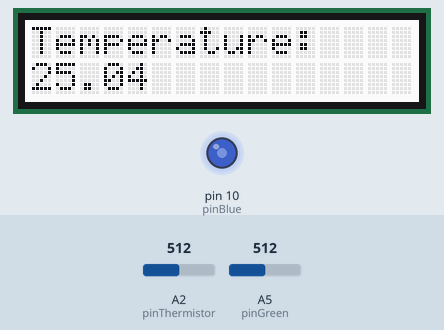
Bench run of a sketch on a simulated Arduino Uno, built with avr-gcc and run on an emulated ATmega328P. Shown: 16×2 character LCD, output pins drawn as LEDs (lit = HIGH). The test bench sets the inputs (shaded band); at power-on: A2 (pinThermistor) = 512, A5 (pinGreen) = 512. What the sketch prints to the serial monitor is not drawn.

Above: at 1.6 s.
1.7 s: A2 (pinThermistor) set to 716
At 3.0 s:
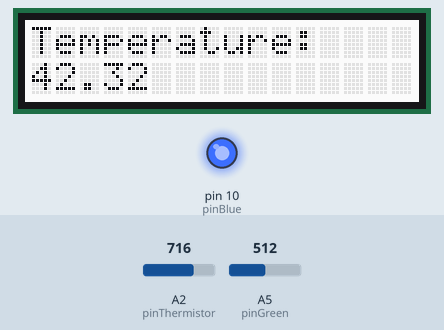
3.5 s: A2 (pinThermistor) set to 900
At 4.5 s:
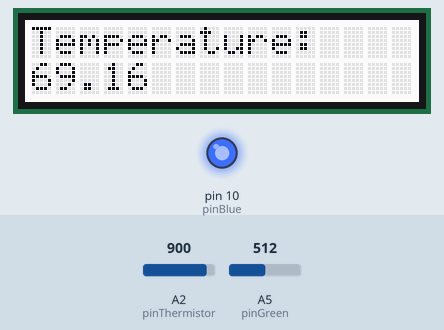
5.5 s: A2 (pinThermistor) set to 1007
At 7.2 s:
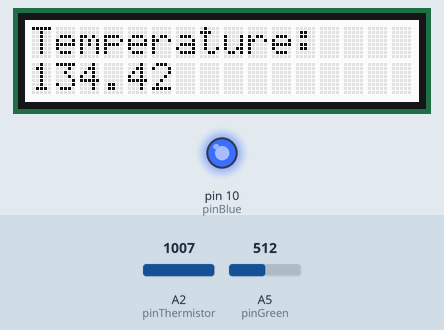
7.5 s: A2 (pinThermistor) set to 1023
At 8.8 s:
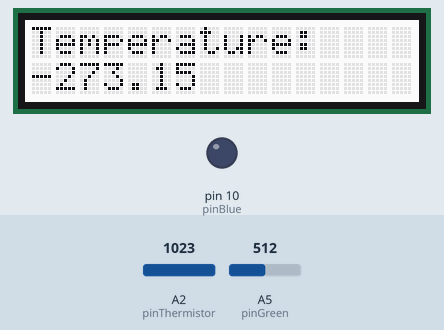
Timing chart, 0 to 10.5 s (numbered marks = the images above; inputs shaded):
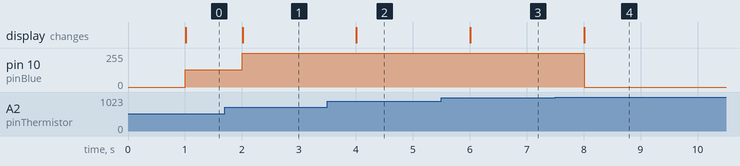

The sketch:

PID.ino
```cpp
#include <math.h>
#include <Wire.h>
#include "rgb_lcd.h"

struct Timer
{
  void update();
  void (*func)();
  unsigned long duration;
  unsigned long time;
  unsigned long oldTime;
};

void Timer::update()
{
  auto newTime = millis();

  // the variables overflowing is not a problem: if newTime > oldTime, the result of newTime - oldTime will still be newTime + (maxunsignedlong - oldTime), which gives the right value
  time += newTime - oldTime;
  oldTime = newTime;

  if (time > duration)
  {
    func();
    time -= duration;
  }
}

constexpr double bCustom = 4600;
constexpr double r0 = 100000;

constexpr auto pinThermistor = A2;
constexpr auto pinBlue = 10;
constexpr auto pinGreen = A5;

constexpr auto mainTimerDelay = 1000;

rgb_lcd lcd;

Timer mainTimer;

Timer roundTimer;
int greenState = 0;
int rounds = 0;

struct PidController
{
	double wantedTemp;
	double lastError;
	double sumError;
	double Kp;
	double Ki;
	double Kd;
	int getIntensity(double temp)
	{
		double error = temp - wantedTemp;
		sumError += error;
		int intensity = max(min(128 + (Kp * error + Ki * sumError + Kd * (error - lastError)) * 5, 255), 0);
		lastError = error;
		return intensity;
	}
};

PidController pid;

void loopMain ()
{
  double aCustom = analogRead(pinThermistor);
  double rCustom = (1023.0 / aCustom - 1.0) * r0;
  double tCustom = 1.0 / (log(rCustom / r0) / bCustom + 1.0 / 298.15) - 273.15;

  int rpm = rounds / 4 * 60 * 1000 / mainTimerDelay;
  rounds = 0;

  lcd.setCursor(0, 1);
  lcd.setCursor(0, 1);
  lcd.print(tCustom);

  auto intensity = pid.getIntensity(tCustom);
  analogWrite(pinBlue, intensity);

  //Serial.print(pid.lastError);
  //Serial.print(" ");
  //Serial.print(pid.sumError);
  //Serial.print(" ");
  Serial.print(tCustom);
  //Serial.print(" ");
  //Serial.print(intensity);
  Serial.print(" ");
  Serial.println(rpm);
}


void countRounds()
{
  auto state = analogRead(pinGreen);
  if (state < 500)
  {
    if (greenState > 500)
    {
      greenState = state;
      rounds++;
    }
  }
  else if (state >= 500)
  {
    if (greenState < 500)
    {
      greenState = state;
      rounds++;
    }
  }
}


void setup()
{
  Serial.begin(9600);
  pinMode(pinThermistor, INPUT);
  pinMode(pinGreen, INPUT);
  lcd.begin(16, 2);
  lcd.setRGB(255, 255, 255);
  lcd.print("Temperature:");
  mainTimer.func = loopMain;
  mainTimer.duration = mainTimerDelay;
  roundTimer.func = countRounds;
  roundTimer.duration = 1;
  pid.Kd = -30;
  pid.Ki = 1;
  pid.Kp = 50.0;
  pid.wantedTemp = 25;
  pid.sumError = 0;
  pid.lastError = 0;
}

void loop()
{
  mainTimer.update();
  roundTimer.update();
  delay(1);
}
```

Measured:
- the behaviour switches between 1022 and 1023 on A2 (pinThermistor) (found by bisection; images 3 and 4)
- after the input at 1.7 s, the display: changes after 0.31 s (image 1)
- after the input at 3.5 s, the display: changes after 0.51 s (image 2)
- after the input at 5.5 s, the display: changes after 0.51 s (image 3)
- after the input at 7.5 s, pin 10 (pinBlue): 255/255 → 0/255 after 0.51 s; the display: changes after 0.51 s (image 4)
